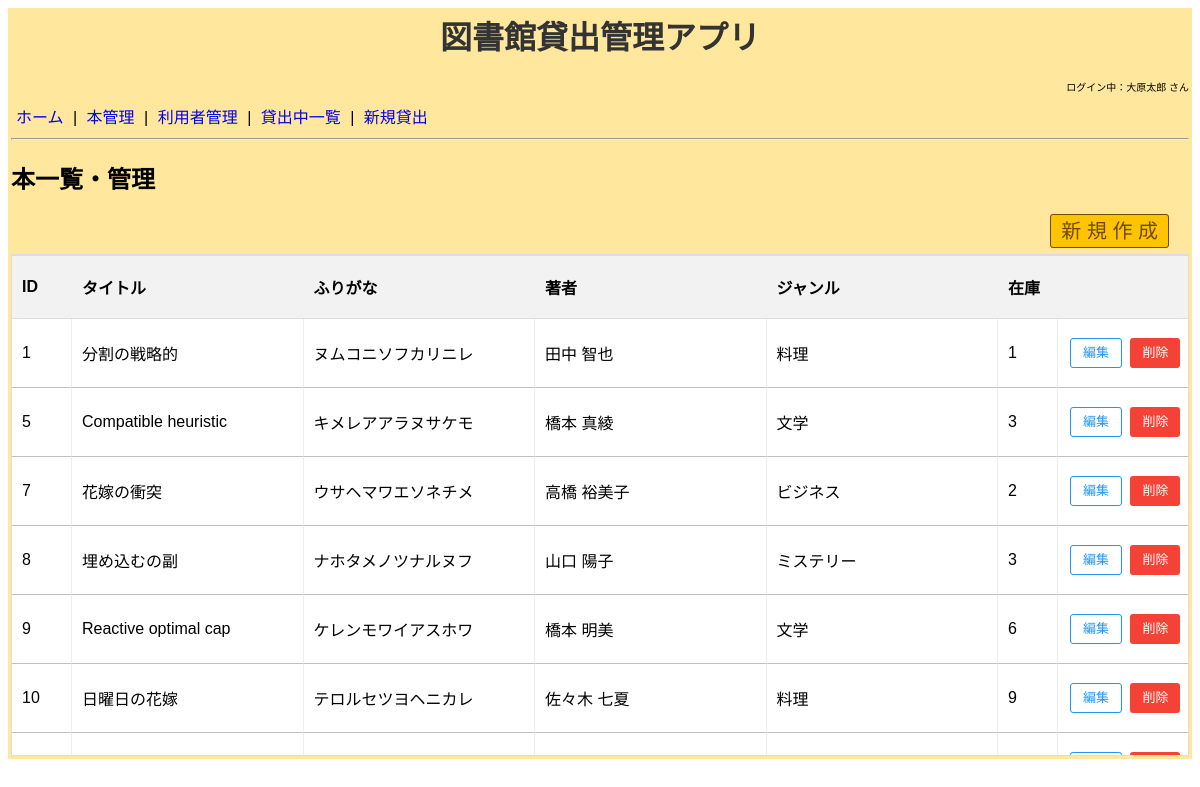
The page /books/ on the database its author committed.
### models.py (models this page shows, shortened)
class Book(db.Model):
    __tablename__ = 'books'
    book_id = db.Column(db.Integer, primary_key=True, autoincrement=True)
    title = db.Column(db.String(200), nullable=False)
    kana = db.Column(db.String(200), nullable=False)
    author = db.Column(db.String(200), nullable=False)
    genre = db.Column(db.String(200), nullable=False)
    stock = db.Column(db.Integer, nullable=False)
    created_at = db.Column(db.DateTime, nullable=False, default=db.func.now())
    deleted_at = db.Column(db.DateTime, nullable=True)
    borrows = db.relationship('Borrow', backref='book', lazy=True)

### application/books/views.py (the view)
@books_blueprint.route('/')
def index():
    edit_id = request.args.get('edit_id', type=int)
    list_books = Book.query.filter(Book.deleted_at.is_(None)).all()
    form = BookForm()
    return render_template('books/list.html',
                           list_books=list_books,
                           edit_id=edit_id,
                           form=form)

### application/books/forms.py
class BookForm( FlaskForm ):
    title = StringField('タイトル',
                       validators=[DataRequired(message="必須項目です")])
    kana = StringField('ふりがな',
                       validators=[DataRequired(message="必須項目です")])
    author = StringField('著者',
                       validators=[DataRequired(message="必須項目です")])
    genre = StringField('ジャンル',
                       validators=[DataRequired(message="必須項目です")])
    stock = SelectField('在庫冊数',
                    choices=[(i, str(i)) for i in range(11)],
                    coerce=int,
                    validators=[InputRequired(message="必須項目です")])
    submit = SubmitField('登録する')

### templates/books/list.html (shortened to what this page needs)
{% extends "base.html" %}
{% block content %}
    <h2>本一覧・管理</h2>
    <div style="text-align: right; padding-right: 20px;">
        <a href="{{ url_for('books.new_book') }}" class="shinki-button">新 規 作 成</a>
    </div>
    <div class="table-wrapper">
        <table class="user-table">
            <colgroup>
                <col style="width: 60px;">
                <col class="col-name">
                <col class="col-name">
                <col class="col-name">
                <col class="col-name">
                <col style="width: 60px;">
                <col style="width: 130px;">
            </colgroup>
            <thead>
                <tr>
                    <th>ID</th>
                    <th>タイトル</th>
                    <th>ふりがな</th>
                    <th>著者</th>
                    <th>ジャンル</th>
                    <th>在庫</th>
                    <th></th>
                </tr>
            </thead>
            <tbody>
                {% for book in list_books %}
                <tr>
                    <td>{{ book.book_id }}</td>
                    {% if book.book_id == edit_id %}
                        <td>
                            <input type="text" name="title" form="form-{{book.book_id}}"
                                value="{{ form.title.data if form.title.data is not none else book.title }}" class="table-input">
                            {% for error in form.title.errors %}<span class="error">{{ error }}</span>{% endfor %}
                        </td>
                        <td>
                            <input type="text" name="kana" form="form-{{book.book_id}}"
                                value="{{ form.kana.data if form.kana.data is not none else book.kana }}" class="table-input">
                            {% for error in form.kana.errors %}<span class="error">{{ error }}</span>{% endfor %}
                        </td>
                        <td>
                            <input type="text" name="author" form="form-{{book.book_id}}"
                                value="{{ form.author.data if form.author.data is not none else book.author }}" class="table-input">
                            {% for error in form.author.errors %}<span class="error">{{ error }}</span>{% endfor %}
                        </td>
                        <td>
                            <input type="text" name="genre" form="form-{{book.book_id}}"
                                value="{{ form.genre.data if form.genre.data is not none else book.genre }}" class="table-input">
                            {% for error in form.genre.errors %}<span class="error">{{ error }}</span>{% endfor %}
                        </td>
                        <td>
                            <select name="stock" form="form-{{book.book_id}}" class="table-input">
                                {% for i in range(11) %}
                                <option value="{{ i }}" {% if (form.stock.data if form.stock.data is not none else book.stock)|int == i %}selected{% endif %}>{{ i }}</option>
                                {% endfor %}
                            </select>
                            {% for error in form.stock.errors %}<span class="error">{{ error }}</span>{% endfor %}
                        </td>
                        <td class="actions">
                            <form id="form-{{book.book_id}}" action="{{ url_for('books.update_book', book_id=book.book_id) }}" method="POST">
                                {{ form.hidden_tag() }}
                                <input type="submit" value="確定" class="confirm-button">
                                <a href="{{ url_for('books.index') }}" class="cancel-link">キャンセル</a>
                            </form>
                        </td>
                    {% else %}
                        <td>{{ book.title }}</td>
                        <td>{{ book.kana }}</td>
                        <td>{{ book.author }}</td>
                        <td>{{ book.genre }}</td>
                        <td>{{ book.stock }}</td>
                        <td class="actions">
                            <a href="{{ url_for('books.index', edit_id=book.book_id) }}" class="edit-button">編集</a>
                            <form action="{{ url_for('books.delete_book', book_id=book.book_id) }}" method="POST" style="display: inline;">
                                <input type="submit" value="削除" class="delete-button" onclick="return confirm('本当に削除しますか？')">
                            </form>
                        </td>
                    {% endif %}
                </tr>
                {% endfor %}
            </tbody>
        </table>
    </div>
</div>
{% endblock %}

### static/style.css (style rules this page uses)
.delete-button { background-color: #f44336; color: white; border: none; padding: 5px 10px; border-radius: 3px; cursor: pointer; font-size: 14px; margin-top: 5px; }
.table-wrapper { max-height: 500px; overflow-y: auto; border: 1px solid #ddd; margin-top: 10px; padding: 0; }
.user-table { width: 100%; border-collapse: separate; border-spacing: 0; table-layout: fixed; }
.user-table thead th { position: sticky; top: 0; z-index: 10; background-color: #f2f2f2; font-weight: bold; text-align: left; padding: 12px 10px; box-shadow: inset 0 -1px 0 #ddd, inset 0 1px 0 #ddd; }
.user-table th:first-child, .user-table td:first-child { border-left: none; }
.user-table td { padding: 10px; background-color: #fff; border-bottom: 1px solid #c0c0c0; border-right: 1px solid #eee; height: 48px; vertical-align: middle; }
.user-table th:last-child, .user-table td:last-child { border-right: none; }
.user-table th { background-color: #f2f2f2; padding: 10px; height: 40px; text-align: left; }
.actions { text-align: right; white-space: nowrap; padding-right: 15px; }
.delete-button { background-color: #f44336; color: white; border: none; padding: 5px 10px; border-radius: 3px; cursor: pointer; font-size: 14px; }
.edit-button { background-color: #ffffff; color: #2196F3; border: 1px solid #2196F3; padding: 5px 10px; border-radius: 3px; text-decoration: none; font-size: 14px; display: inline-block; cursor: pointer; }
.actions form { display: inline-flex; align-items: center; margin: 0; vertical-align: middle; }
.shinki-button { background-color: rgb(255, 196, 0); color: rgb(112, 73, 0); border: 1px solid #6e4b00; padding: 5px 10px; border-radius: 3px; font-size: 20px; cursor: pointer; text-decoration: none; }
.edit-button, .confirm-button, .delete-button { height: 30px; line-height: 28px; padding: 0 12px; display: inline-block; box-sizing: border-box; font-size: 13px; vertical-align: middle; margin: 0 2px; text-align: center; }

### rows shown on the page
Book: book_id "1", title "分割の戦略的", kana "ヌムコニソフカリニレ", author "田中 智也", genre "料理", stock "1"
Book: book_id "5", title "Compatible heuristic", kana "キメレアアラヌサケモ", author "橋本 真綾", genre "文学", stock "3"
Book: book_id "7", title "花嫁の衝突", kana "ウサヘマワエソネチメ", author "高橋 裕美子", genre "ビジネス", stock "2"
Book: book_id "8", title "埋め込むの副", kana "ナホタメノツナルヌフ", author "山口 陽子", genre "ミステリー", stock "3"
Book: book_id "9", title "Reactive optimal cap", kana "ケレンモワイアスホワ", author "橋本 明美", genre "文学", stock "6"
Book: book_id "10", title "日曜日の花嫁", kana "テロルセツヨヘニカレ", author "佐々木 七夏", genre "料理", stock "9"
